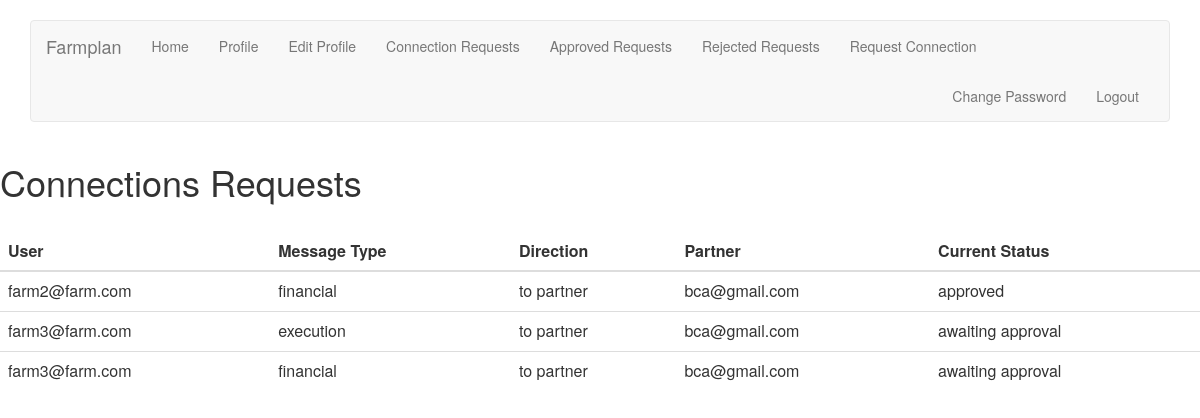
Before: /connections/requests_table/ (signed in) with the older database file.
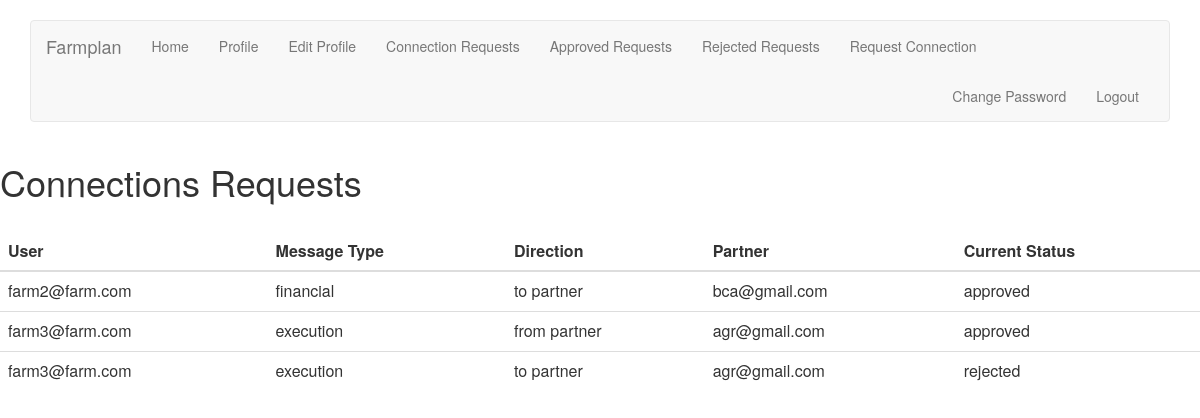
After: the same page with the newer database file.
### connections/models.py (models this page shows, shortened)
class ConnectionTable(models.Model):
    MESSAGE_CHOICES = (
        ('movement', 'movement'),
        ('execution', 'execution'),
        ('financial', 'financial'),
    )
    DIRECTION_CHOICES = (
        ('to partner', 'to partner'),
        ('from partner', 'from partner'),
    )
    STATUS_CHOICES = (
        ('awaiting approval', 'awaiting approval'),
        ('approved', 'approved'),
        ('rejected', 'rejected'),
    )
    user = models.ForeignKey(FarmUser, on_delete=models.CASCADE, limit_choices_to={'is_client': False, 'is_admin': False}, related_name="partner")
    message_type = models.CharField(max_length=50, choices=MESSAGE_CHOICES,default='')
    direction = models.CharField(max_length=50, choices=DIRECTION_CHOICES, default='')
    client = models.ForeignKey(FarmUser, on_delete=models.CASCADE, limit_choices_to={'is_client': True}, related_name="client")
    status = models.CharField(max_length=50, choices=STATUS_CHOICES, default='awaiting approval')
    slug = models.SlugField(max_length=150, unique=True)
    class Meta:
        unique_together = (('user','message_type','direction','client'))    #prevent duplicates
        ordering  = ('client', 'direction')                                 #order by client then direction

### accounts/models.py (models this page shows, shortened)
class FarmUser(AbstractBaseUser):
    email = models.EmailField(max_length=100, default='', unique=True)
    gatekeeper_id = models.CharField(max_length=10, unique=True)
    business_name = models.CharField(max_length=100, default='', unique=True)
    is_active = models.BooleanField(default=True)
    is_admin = models.BooleanField(default=False)
    is_client = models.BooleanField(default=False)
    objects = UserManager()
    USERNAME_FIELD = 'email'        #username field and password required by default
    REQUIRED_FIELDS = ['gatekeeper_id','business_name'] #used when executing command like python manage.py createsuperuser
    def __str__(self):
        return self.email

### connections/views.py (the view)
@login_required
def requests_table(request):
    if request.user.is_client:
        data = ConnectionTable.objects.filter(client=request.user, status="awaiting approval")
        args = {'data': data}
        return render(request, 'connections/client/requests_table.html', args)
    elif request.user.is_admin:
        data = ConnectionTable.objects.all()
        args = {'data': data}
        return render(request, 'connections/admin/requests_table.html', args)
    else:
        data = ConnectionTable.objects.filter(user=request.user, status="awaiting approval")
        args = {'data': data}
        return render(request, 'connections/partner/requests_table.html', args)

### connections/templates/connections/admin/requests_table.html (shortened to what this page needs)
{% extends 'base.html' %}
{% block body %}
<h1>Connections Requests</h1>
<br/>
<div>
    <table class="table">
        <thead>
              <tr>
                <th>User</th>
                <th>Message Type</th>
                <th>Direction</th>
                <th>Partner</th>
                <th>Current Status</th>
              </tr>
        </thead>
        <tbody>
        {% for value in data %}
            <tr>
                <td>{{ value.user }}</td>
                <td>{{ value.message_type }}</td>
                <td>{{ value.direction }}</td>
                <td>{{ value.client }}</td>
                <td>{{ value.status }}</td>
            </tr>
        {% endfor %}
        </tbody>
    </table>
</div>
{% endblock %}

### accounts/templates/base.html (shortened to what this page needs)
<html>
    <head>
        <link rel="stylesheet" href="https://maxcdn.bootstrapcdn.com/bootstrap/3.3.7/css/bootstrap.min.css">
    </head>
    <body>
    <br/>
    <div class="container">
     <nav class="navbar navbar-default">
        <div class="container-fluid">
          <div class="navbar-header">
            {% if user.is_authenticated %}
                <a class="navbar-brand" href="{% url 'accounts:home' %}">Farmplan</a>
            {% else %}
                <a class="navbar-brand" href="{% url 'accounts:login' %}">Farmplan</a>
            {% endif %}
          </div>
          <div id="navbar" class="navbar-collapse collapse">
            {% if user.is_authenticated %}
                <ul class="nav navbar-nav">
                    <li><a href="{% url 'accounts:home' %}">Home</a></li>
                </ul>
                <ul class="nav navbar-nav">
                    <li><a href="{% url 'accounts:view_profile' %}">Profile</a></li>
                </ul>
                <ul class="nav navbar-nav">
                    <li><a href="{% url 'accounts:edit_profile' %}">Edit Profile</a></li>
                </ul>
               <ul class="nav navbar-nav">
                    <li><a href="{% url 'connections:requests_table' %}">Connection Requests</a></li>
                </ul>
                <ul class="nav navbar-nav">
                    <li><a href="{% url 'connections:approved_table' %}">Approved Requests</a></li>
                </ul>
               <ul class="nav navbar-nav">
                    <li><a href="{% url 'connections:rejected_table' %}">Rejected Requests</a></li>
                </ul>
                <ul class="nav navbar-nav">
                    <li><a href="{% url 'connections:request_connection' %}">Request Connection</a></li>
                </ul>
                <ul class="nav navbar-nav navbar-right">
                    <li><a href="{% url 'accounts:change_password' %}">Change Password</a></li>
                    <li><a href="{% url 'accounts:logout' %}">Logout</a></li>
                </ul>
            {% else %}
                <ul class="nav navbar-nav navbar-right">
                    <li><a href="{% url 'accounts:login' %}">Login</a></li>
                    <li><a href="{% url 'accounts:register' %}">Register</a></li>
                    <li><a href="{% url 'accounts:reset_password' %}">Reset Password</a></li>
                </ul>
            {% endif %}
          </div>
        </div>
      </nav>
    </div>
    {%block body%}{% endblock %}
    </body>
</html>

Changed rows visible on the page:
removed ConnectionTable: user "farm3@farm.com", message_type "financial", direction "to partner", client "bca@gmail.com", status "awaiting approval"
added ConnectionTable: user "farm3@farm.com", message_type "execution", direction "from partner", client "agr@gmail.com", status "approved"
changed ConnectionTable: client "bca@gmail.com" → "agr@gmail.com"; status "awaiting approval" → "rejected"
